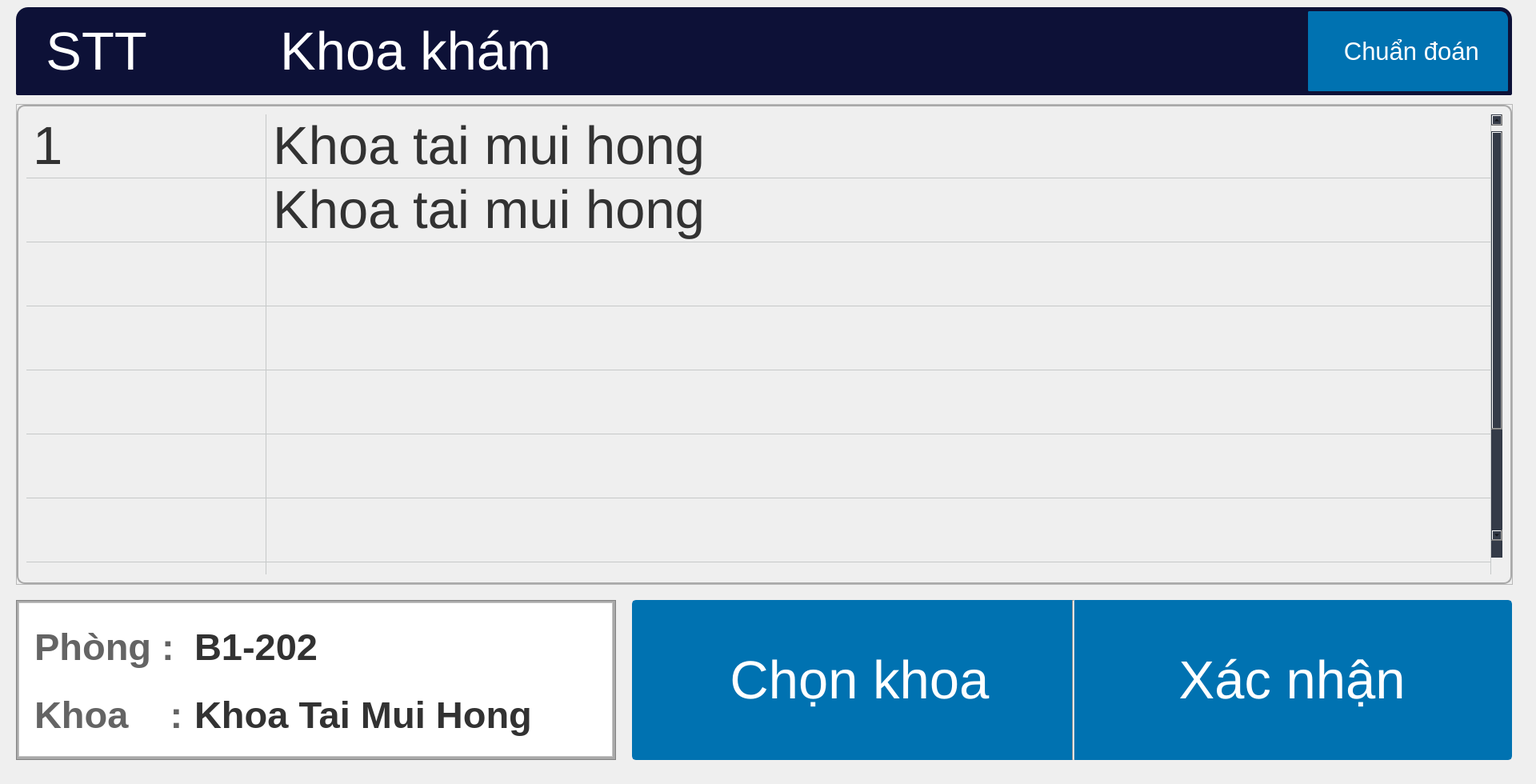
      <widget class="QWidget" name="view_departments">
       <property name="minimumSize">
        <size>
         <width>1920</width>
         <height>980</height>
        </size>
       </property>
       <property name="maximumSize">
        <size>
         <width>1920</width>
         <height>980</height>
        </size>
       </property>
       <widget class="QPushButton" name="confirm_dep_but">
        <property name="geometry">
         <rect>
          <x>1340</x>
          <y>750</y>
          <width>550</width>
          <height>200</height>
         </rect>
        </property>
        <property name="minimumSize">
         <size>
          <width>100</width>
          <height>30</height>
         </size>
        </property>
        <property name="font">
         <font>
          <family>Segoe UI</family>
          <pointsize>50</pointsize>
         </font>
        </property>
        <property name="styleSheet">
         <string notr="true">QPushButton {
	border: 2px solid rgb(0, 114, 177);
	border-top-left-radius: 0px;
	border-top-right-radius: 5px;
	border-bottom-left-radius: 0px;
	border-bottom-right-radius: 5px;
	background-color: rgb(0, 114, 177);
	color: rgb(255, 255, 255);
}
QPushButton:hover {
	background-color: rgb(25, 158, 193);
	border: 2px solid rgb(25, 158, 193);
	color: rgb(255, 255, 255);
}
QPushButton:pressed {	
	background-color: rgb(25, 158, 193);
	border: 3px solid rgb(20, 126, 154);
	color: rgb(255, 255, 255);
}</string>
        </property>
        <property name="text">
         <string>Xác nhận</string>
        </property>
        <property name="icon">
         <iconset>
          <normaloff>icons/confirm.png</normaloff>icons/confirm.png</iconset>
        </property>
        <property name="iconSize">
         <size>
          <width>80</width>
          <height>80</height>
         </size>
        </property>
       </widget>
       <widget class="QFrame" name="seleted_dep_frame">
        <property name="geometry">
         <rect>
          <x>20</x>
          <y>750</y>
          <width>750</width>
          <height>200</height>
         </rect>
        </property>
        <property name="maximumSize">
         <size>
          <width>16777215</width>
          <height>10000</height>
         </size>
        </property>
        <property name="styleSheet">
         <string notr="true">background: rgb(169,169,169);</string>
        </property>
        <property name="frameShape">
         <enum>QFrame::StyledPanel</enum>
        </property>
        <property name="frameShadow">
         <enum>QFrame::Raised</enum>
        </property>
        <widget class="QFrame" name="seleted_dep_frame_2">
         <property name="geometry">
          <rect>
           <x>3</x>
           <y>3</y>
           <width>743</width>
           <height>193</height>
          </rect>
         </property>
         <property name="maximumSize">
          <size>
           <width>16777215</width>
           <height>10000</height>
          </size>
         </property>
         <property name="styleSheet">
          <string notr="true">background-color: rgb(255, 255, 255);
</string>
         </property>
         <property name="frameShape">
          <enum>QFrame::StyledPanel</enum>
         </property>
         <property name="frameShadow">
          <enum>QFrame::Raised</enum>
         </property>
         <widget class="QLabel" name="selected_room">
          <property name="geometry">
           <rect>
            <x>220</x>
            <y>15</y>
            <width>281</width>
            <height>80</height>
           </rect>
          </property>
          <property name="font">
           <font>
            <family>Segoe UI</family>
            <pointsize>35</pointsize>
            <weight>75</weight>
            <bold>true</bold>
           </font>
          </property>
          <property name="styleSheet">
           <string notr="true">color: rgb(50, 50, 50);</string>
          </property>
          <property name="text">
           <string>B1-202</string>
          </property>
         </widget>
         <widget class="QLabel" name="seleted_dep_3">
          <property name="geometry">
           <rect>
            <x>20</x>
            <y>15</y>
            <width>191</width>
            <height>81</height>
           </rect>
          </property>
          <property name="font">
           <font>
            <family>Segoe UI</family>
            <pointsize>35</pointsize>
            <weight>75</weight>
            <bold>true</bold>
           </font>
          </property>
          <property name="styleSheet">
           <string notr="true">color: rgb(100,100,100);</string>
          </property>
          <property name="text">
           <string>Phòng :</string>
          </property>
         </widget>
         <widget class="QLabel" name="seleted_dep_4">
          <property name="geometry">
           <rect>
            <x>20</x>
            <y>100</y>
            <width>191</width>
            <height>80</height>
           </rect>
          </property>
          <property name="font">
           <font>
            <family>Segoe UI</family>
            <pointsize>35</pointsize>
            <weight>75</weight>
            <bold>true</bold>
           </font>
          </property>
          <property name="styleSheet">
           <string notr="true">color: rgb(100,100,100);</string>
          </property>
          <property name="text">
           <string>Khoa    :</string>
          </property>
         </widget>
         <widget class="QLabel" name="selected_dep">
          <property name="geometry">
           <rect>
            <x>220</x>
            <y>100</y>
            <width>511</width>
            <height>80</height>
           </rect>
          </property>
          <property name="font">
           <font>
            <family>Segoe UI</family>
            <pointsize>35</pointsize>
            <weight>75</weight>
            <bold>true</bold>
           </font>
          </property>
          <property name="styleSheet">
           <string notr="true">color: rgb(50, 50, 50);</string>
          </property>
          <property name="text">
           <string>Khoa Tai Mui Hong</string>
          </property>
         </widget>
        </widget>
       </widget>
       <widget class="QPushButton" name="select_dep_but">
        <property name="geometry">
         <rect>
          <x>790</x>
          <y>750</y>
          <width>550</width>
          <height>200</height>
         </rect>
        </property>
        <property name="minimumSize">
         <size>
          <width>100</width>
          <height>30</height>
         </size>
        </property>
        <property name="font">
         <font>
          <family>Segoe UI</family>
          <pointsize>50</pointsize>
         </font>
        </property>
        <property name="styleSheet">
         <string notr="true">QPushButton {
	border: 2px solid rgb(0, 114, 177);
	border-top-left-radius: 5px;
	border-top-right-radius: 0px;
	border-bottom-left-radius: 5px;
	border-bottom-right-radius: 0px;
	background-color: rgb(0, 114, 177);
	color: rgb(255, 255, 255);
}
QPushButton:hover {
	background-color: rgb(25, 158, 193);
	border: 2px solid rgb(25, 158, 193);
	color: rgb(255, 255, 255);
}
QPushButton:pressed {	
	background-color: rgb(25, 158, 193);
	border: 3px solid rgb(20, 126, 154);
	color: rgb(255, 255, 255);
}</string>
        </property>
        <property name="text">
         <string> Chọn khoa</string>
        </property>
        <property name="iconSize">
         <size>
          <width>80</width>
          <height>50</height>
         </size>
        </property>
       </widget>
       <widget class="QFrame" name="frame_3">
        <property name="geometry">
         <rect>
          <x>20</x>
          <y>130</y>
          <width>1871</width>
          <height>601</height>
         </rect>
        </property>
        <property name="minimumSize">
         <size>
          <width>0</width>
          <height>150</height>
         </size>
        </property>
        <property name="frameShape">
         <enum>QFrame::StyledPanel</enum>
        </property>
        <property name="frameShadow">
         <enum>QFrame::Raised</enum>
        </property>
        <layout class="QHBoxLayout" name="horizontalLayout_13">
         <property name="spacing">
          <number>0</number>
         </property>
         <property name="leftMargin">
          <number>0</number>
         </property>
         <property name="topMargin">
          <number>0</number>
         </property>
         <property name="rightMargin">
          <number>0</number>
         </property>
         <property name="bottomMargin">
          <number>0</number>
         </property>
         <item>
          <widget class="QTableWidget" name="table_list_department">
           <property name="sizePolicy">
            <sizepolicy hsizetype="Expanding" vsizetype="Expanding">
             <horstretch>0</horstretch>
             <verstretch>0</verstretch>
            </sizepolicy>
           </property>
           <property name="palette">
            <palette>
             <active>
              <colorrole role="WindowText">
               <brush brushstyle="SolidPattern">
                <color alpha="255">
                 <red>210</red>
                 <green>210</green>
                 <blue>210</blue>
                </color>
               </brush>
              </colorrole>
              <colorrole role="Button">
               <brush brushstyle="SolidPattern">
                <color alpha="0">
                 <red>0</red>
                 <green>0</green>
                 <blue>0</blue>
                </color>
               </brush>
              </colorrole>
              <colorrole role="Text">
               <brush brushstyle="SolidPattern">
                <color alpha="255">
                 <red>210</red>
                 <green>210</green>
                 <blue>210</blue>
                </color>
               </brush>
              </colorrole>
              <colorrole role="ButtonText">
               <brush brushstyle="SolidPattern">
                <color alpha="255">
                 <red>210</red>
                 <green>210</green>
                 <blue>210</blue>
                </color>
               </brush>
              </colorrole>
              <colorrole role="Base">
               <brush brushstyle="NoBrush">
                <color alpha="255">
                 <red>0</red>
                 <green>0</green>
                 <blue>0</blue>
                </color>
               </brush>
              </colorrole>
              <colorrole role="Window">
               <brush brushstyle="SolidPattern">
                <color alpha="0">
                 <red>0</red>
                 <green>0</green>
                 <blue>0</blue>
                </color>
               </brush>
              </colorrole>
              <!-- <colorrole role="PlaceholderText">
               <brush brushstyle="NoBrush">
                <color alpha="128">
                 <red>210</red>
                 <green>210</green>
                 <blue>210</blue>
                </color>
               </brush>
              </colorrole> -->
             </active>
             <inactive>
              <colorrole role="WindowText">
               <brush brushstyle="SolidPattern">
                <color alpha="255">
                 <red>210</red>
                 <green>210</green>
                 <blue>210</blue>
                </color>
               </brush>
              </colorrole>
              <colorrole role="Button">
               <brush brushstyle="SolidPattern">
                <color alpha="0">
                 <red>0</red>
                 <green>0</green>
                 <blue>0</blue>
                </color>
               </brush>
              </colorrole>
              <colorrole role="Text">
               <brush brushstyle="SolidPattern">
                <color alpha="255">
                 <red>210</red>
                 <green>210</green>
                 <blue>210</blue>
                </color>
               </brush>
              </colorrole>
              <colorrole role="ButtonText">
               <brush brushstyle="SolidPattern">
                <color alpha="255">
                 <red>210</red>
                 <green>210</green>
                 <blue>210</blue>
                </color>
               </brush>
              </colorrole>
              <colorrole role="Base">
               <brush brushstyle="NoBrush">
                <color alpha="255">
                 <red>0</red>
                 <green>0</green>
                 <blue>0</blue>
                </color>
               </brush>
              </colorrole>
              <colorrole role="Window">
               <brush brushstyle="SolidPattern">
                <color alpha="0">
                 <red>0</red>
                 <green>0</green>
                 <blue>0</blue>
                </color>
               </brush>
              </colorrole>
              <!-- <colorrole role="PlaceholderText">
               <brush brushstyle="NoBrush">
                <color alpha="128">
                 <red>210</red>
                 <green>210</green>
                 <blue>210</blue>
                </color>
               </brush>
              </colorrole> -->
             </inactive>
             <disabled>
              <colorrole role="WindowText">
               <brush brushstyle="SolidPattern">
                <color alpha="255">
                 <red>210</red>
                 <green>210</green>
                 <blue>210</blue>
                </color>
               </brush>
              </colorrole>
              <colorrole role="Button">
               <brush brushstyle="SolidPattern">
                <color alpha="0">
                 <red>0</red>
                 <green>0</green>
                 <blue>0</blue>
                </color>
               </brush>
              </colorrole>
              <colorrole role="Text">
               <brush brushstyle="SolidPattern">
                <color alpha="255">
                 <red>210</red>
                 <green>210</green>
                 <blue>210</blue>
                </color>
               </brush>
              </colorrole>
              <colorrole role="ButtonText">
               <brush brushstyle="SolidPattern">
                <color alpha="255">
                 <red>210</red>
                 <green>210</green>
                 <blue>210</blue>
                </color>
               </brush>
              </colorrole>
              <colorrole role="Base">
               <brush brushstyle="NoBrush">
                <color alpha="255">
                 <red>0</red>
                 <green>0</green>
                 <blue>0</blue>
                </color>
               </brush>
              </colorrole>
              <colorrole role="Window">
               <brush brushstyle="SolidPattern">
                <color alpha="0">
                 <red>0</red>
                 <green>0</green>
                 <blue>0</blue>
                </color>
               </brush>
              </colorrole>
              <!-- <colorrole role="PlaceholderText">
               <brush brushstyle="NoBrush">
                <color alpha="128">
                 <red>210</red>
                 <green>210</green>
                 <blue>210</blue>
                </color>
               </brush>
              </colorrole> -->
             </disabled>
            </palette>
           </property>
           <property name="font">
            <font>
             <pointsize>50</pointsize>
            </font>
           </property>
           <property name="styleSheet">
            <string notr="true">QTableWidget {	
	background-color: transparent;
	padding: 10px;
	border-radius: 10px;
	gridline-color: rgb(198, 201, 201);
	border: 2px solid rgb(169,169,169);
}
QTableWidget::item{
	border-color: rgb(44, 49, 60);
	padding-left: 5px;
	padding-right: 5px;
	gridline-color: rgb(44, 49, 60);
	color: rgb(50, 50, 50);
}
QTableWidget::item:selected{
	background-color: rgb(85, 170, 255);
}
QScrollBar:horizontal {
    border: none;
    background: rgb(52, 59, 72);
    height: 14px;
    margin: 0px 21px 0 21px;
	border-radius: 0px;
}
 QScrollBar:vertical {
	border: none;
    background: rgb(52, 59, 72);
    width: 14px;
    margin: 21px 0 21px 0;
	border-radius: 0px;
 }
QHeaderView::section{
	Background-color: rgb(39, 44, 54);
	max-width: 30px;
	border: 1px solid rgb(44, 49, 60);
	border-style: none;
    border-bottom: 1px solid rgb(44, 49, 60);
    border-right: 1px solid rgb(44, 49, 60);
	color: rgb(255, 255, 255);
}
QTableWidget::horizontalHeader {	
	background-color: rgb(81, 255, 0);
	color: rgb(255, 255, 255);
}
QHeaderView::section:horizontal
{
    border: 1px solid rgb(32, 34, 42);
	background-color: rgb(0, 114, 177);
	padding: 3px;
	border-top-left-radius: 7px;
    border-top-right-radius: 7px;
	color: rgb(255, 255, 255);
}
QHeaderView::section:vertical
{
    border: 1px solid rgb(44, 49, 60);
}
</string>
           </property>
           <property name="frameShape">
            <enum>QFrame::NoFrame</enum>
           </property>
           <property name="lineWidth">
            <number>1</number>
           </property>
           <property name="midLineWidth">
            <number>0</number>
           </property>
           <property name="verticalScrollBarPolicy">
            <enum>Qt::ScrollBarAlwaysOn</enum>
           </property>
           <property name="sizeAdjustPolicy">
            <enum>QAbstractScrollArea::AdjustToContents</enum>
           </property>
           <property name="autoScrollMargin">
            <number>16</number>
           </property>
           <property name="editTriggers">
            <set>QAbstractItemView::NoEditTriggers</set>
           </property>
           <property name="alternatingRowColors">
            <bool>false</bool>
           </property>
           <property name="selectionMode">
            <enum>QAbstractItemView::SingleSelection</enum>
           </property>
           <property name="selectionBehavior">
            <enum>QAbstractItemView::SelectRows</enum>
           </property>
           <property name="showGrid">
            <bool>true</bool>
           </property>
           <property name="gridStyle">
            <enum>Qt::SolidLine</enum>
           </property>
           <property name="sortingEnabled">
            <bool>false</bool>
           </property>
           <property name="rowCount">
            <number>10</number>
           </property>
           <attribute name="horizontalHeaderVisible">
            <bool>false</bool>
           </attribute>
           <attribute name="horizontalHeaderCascadingSectionResizes">
            <bool>false</bool>
           </attribute>
           <attribute name="horizontalHeaderMinimumSectionSize">
            <number>20</number>
           </attribute>
           <attribute name="horizontalHeaderDefaultSectionSize">
            <number>300</number>
           </attribute>
           <attribute name="horizontalHeaderStretchLastSection">
            <bool>true</bool>
           </attribute>
           <attribute name="verticalHeaderVisible">
            <bool>false</bool>
           </attribute>
           <attribute name="verticalHeaderCascadingSectionResizes">
            <bool>false</bool>
           </attribute>
           <attribute name="verticalHeaderMinimumSectionSize">
            <number>40</number>
           </attribute>
           <attribute name="verticalHeaderDefaultSectionSize">
            <number>70</number>
           </attribute>
           <attribute name="verticalHeaderHighlightSections">
            <bool>false</bool>
           </attribute>
           <attribute name="verticalHeaderStretchLastSection">
            <bool>true</bool>
           </attribute>
           <row>
            <property name="text">
             <string>New Row</string>
            </property>
            <property name="font">
             <font>
              <family>Segoe UI</family>
             </font>
            </property>
           </row>
           <row>
            <property name="text">
             <string>New Row</string>
            </property>
           </row>
           <row>
            <property name="text">
             <string>New Row</string>
            </property>
           </row>
           <row>
            <property name="text">
             <string>New Row</string>
            </property>
           </row>
           <row>
            <property name="text">
             <string>New Row</string>
            </property>
           </row>
           <row>
            <property name="text">
             <string>New Row</string>
            </property>
           </row>
           <row>
            <property name="text">
             <string>New Row</string>
            </property>
           </row>
           <row>
            <property name="text">
             <string>New Row</string>
            </property>
           </row>
           <row>
            <property name="text">
             <string>New Row</string>
            </property>
           </row>
           <row>
            <property name="text">
             <string>New Row</string>
            </property>
           </row>
           <column>
            <property name="text">
             <string>Exam Room</string>
            </property>
            <property name="font">
             <font>
              <pointsize>15</pointsize>
             </font>
            </property>
            <property name="background">
             <color>
              <red>255</red>
              <green>255</green>
              <blue>255</blue>
             </color>
            </property>
           </column>
           <column>
            <property name="text">
             <string>Department Name</string>
            </property>
            <property name="font">
             <font>
              <pointsize>15</pointsize>
             </font>
            </property>
           </column>
           <item row="0" column="0">
            <property name="text">
             <string>1</string>
            </property>
           </item>
           <item row="0" column="1">
            <property name="text">
             <string>Khoa tai mui hong</string>
            </property>
           </item>
           <item row="1" column="1">
            <property name="text">
             <string>Khoa tai mui hong</string>
            </property>
           </item>
          </widget>
         </item>
        </layout>
       </widget>
       <widget class="QFrame" name="frame_top_btns_2">
        <property name="geometry">
         <rect>
          <x>20</x>
          <y>9</y>
          <width>1871</width>
          <height>110</height>
         </rect>
        </property>
        <property name="minimumSize">
         <size>
          <width>0</width>
          <height>0</height>
         </size>
        </property>
        <property name="maximumSize">
         <size>
          <width>16777215</width>
          <height>10000</height>
         </size>
        </property>
        <property name="styleSheet">
         <string notr="true">background-color: transparent;</string>
        </property>
        <property name="frameShape">
         <enum>QFrame::NoFrame</enum>
        </property>
        <property name="frameShadow">
         <enum>QFrame::Raised</enum>
        </property>
        <widget class="QLabel" name="label_7">
         <property name="geometry">
          <rect>
           <x>0</x>
           <y>0</y>
           <width>1870</width>
           <height>110</height>
          </rect>
         </property>
         <property name="font">
          <font>
           <pointsize>50</pointsize>
          </font>
         </property>
         <property name="styleSheet">
          <string notr="true">background-color: rgb(13, 17, 55);
border-top-left-radius: 15px;
border-top-right-radius: 15px;
border-bottom-left-radius: 2px;
border-bottom-right-radius: 2px;
color: rgb(255, 255, 255)</string>
         </property>
         <property name="text">
          <string>  STT         Khoa khám</string>
         </property>
        </widget>
        <widget class="QPushButton" name="diagnose_but">
         <property name="geometry">
          <rect>
           <x>1615</x>
           <y>5</y>
           <width>250</width>
           <height>100</height>
          </rect>
         </property>
         <property name="font">
          <font>
           <pointsize>23</pointsize>
          </font>
         </property>
         <property name="styleSheet">
          <string notr="true">QPushButton {
	border: 2px solid rgb(0, 114, 177);
	border-top-left-radius: 2px;
	border-top-right-radius: 10px;
	border-bottom-left-radius: 2px;
	border-bottom-right-radius: 2px;
	background-color: rgb(0, 114, 177);
	color: rgb(255, 255, 255);
}
QPushButton:hover {
	background-color: rgb(25, 158, 193);
	border: 2px solid rgb(25, 158, 193);
	color: rgb(255, 255, 255);
}
QPushButton:pressed {	
	background-color: rgb(25, 158, 193);
	border: 3px solid rgb(20, 126, 154);
	color: rgb(255, 255, 255);
}</string>
         </property>
         <property name="text">
          <string> Chuẩn đoán</string>
         </property>
         <property name="icon">
          <iconset>
           <normaloff>icons/diagnose_symptoms.png</normaloff>icons/diagnose_symptoms.png</iconset>
         </property>
         <property name="iconSize">
          <size>
           <width>50</width>
           <height>50</height>
          </size>
         </property>
        </widget>
       </widget>
       <widget class="Line" name="line_12">
        <property name="geometry">
         <rect>
          <x>1340</x>
          <y>750</y>
          <width>3</width>
          <height>200</height>
         </rect>
        </property>
        <property name="styleSheet">
         <string notr="true">background: rgb(210,210,210);</string>
        </property>
        <property name="orientation">
         <enum>Qt::Vertical</enum>
        </property>
       </widget>
       <zorder>seleted_dep_frame</zorder>
       <zorder>confirm_dep_but</zorder>
       <zorder>select_dep_but</zorder>
       <zorder>frame_3</zorder>
       <zorder>frame_top_btns_2</zorder>
       <zorder>line_12</zorder>
      </widget>
